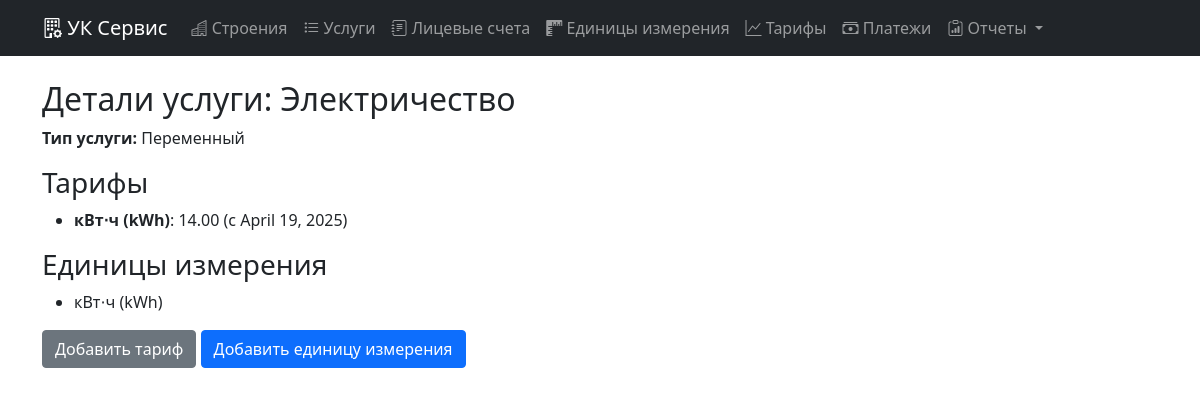
/service/9/, run on the app's committed database.
### main/models.py (models this page shows, shortened)
class Service(models.Model):
    SERVICE_TYPES = (
        ('fixed', 'Постоянный'),
        ('variable', 'Переменный'),
    )
    name = models.CharField("Название", max_length=100, unique=True)
    type = models.CharField("Тип", max_length=10, choices=SERVICE_TYPES)
    units = models.ManyToManyField(Unit, blank=True, through='ServiceUnit')

class Tariff(models.Model):
    service = models.ForeignKey(Service, on_delete=models.CASCADE, related_name='tariffs')
    unit = models.ForeignKey(Unit, on_delete=models.CASCADE, null=True, blank=True,)
    rate = models.DecimalField("Тариф", max_digits=10, decimal_places=2)
    start_date = models.DateField("Дата начала действия")
    class Meta:
        ordering = ['-start_date']

class Unit(models.Model):
    name = models.CharField("Единица измерения", max_length=20)
    code = models.CharField("Код", max_length=10, unique=True)
    def __str__(self):
        return f"{self.name} ({self.code})"

### main/views.py (the view)
# urls.py: path('service/<int:pk>/', views.service_detail, name='service_detail'),
def service_detail(request, pk):
    service = get_object_or_404(Service, pk=pk)  # Получаем услугу по её ID
    return render(request, 'service_detail.html', {'service': service})

### templates/service_detail.html
{% extends 'base.html' %}
{% block content %}
<h2>Детали услуги: {{ service.name }}</h2>
<p><strong>Тип услуги:</strong> {{ service.get_type_display }}</p>
<h3>Тарифы</h3>
{% if service.tariffs.all %}
    <ul>
        {% for tariff in service.tariffs.all %}
            <li>
                <strong>{{ tariff.unit }}</strong>: {{ tariff.rate }} (с {{ tariff.start_date }})
            </li>
        {% endfor %}
    </ul>
{% else %}
    <p>Тарифы для этой услуги не добавлены.</p>
{% endif %}
<h3>Единицы измерения</h3>
{% if service.units.all %}
    <ul>
        {% for unit in service.units.all %}
            <li>{{ unit.name }} ({{ unit.code }})</li>
        {% endfor %}
    </ul>
{% else %}
    <p>Единицы измерения для этой услуги не добавлены.</p>
{% endif %}
<a href="{% url 'add_tariff' service.id %}" class="btn btn-secondary">Добавить тариф</a>
<a href="{% url 'add_unit' %}" class="btn btn-primary">Добавить единицу измерения</a>
{% endblock %}

### data on the page
Service: name "Электричество", type "Переменный"
Tariff: unit "кВт⋅ч (kWh)", rate "14.00", start_date "April 19, 2025"
Unit: name "кВт⋅ч", code "kWh"
